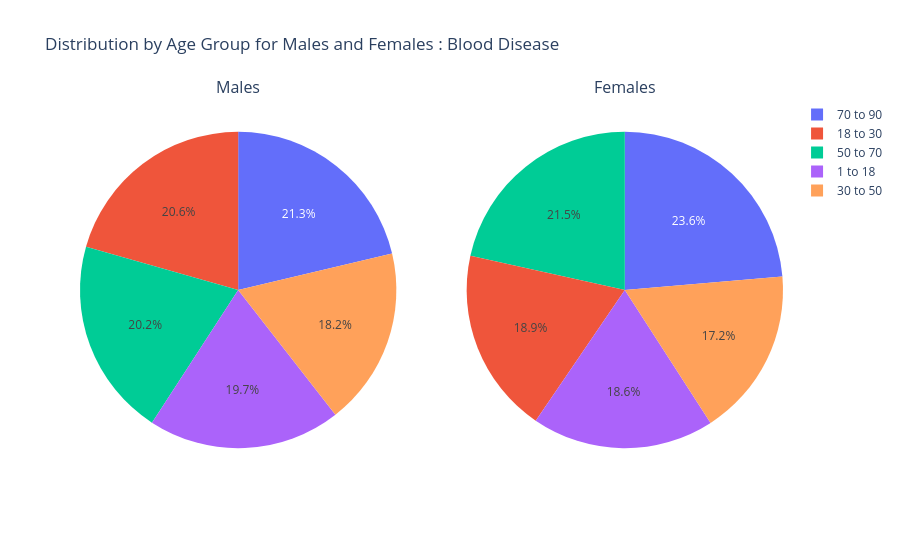

The code cell stored with this chart in its notebook:
### Markdown cell above
An increase in the precentages of lenght of stay for Males and Femals is seen for the age group 1 to 18 due to Musculoskeletal Diseases, when compared to diseases casued by infections. 14.2% insteaed of 9.32% in males, and 13.9% insteaed of 10.4% in females.

### Code cell
selected_disease = 'Blood'
df_male_filtered = df_male[df_male['Diagnosis'] == selected_disease]
df_female_filtered = df_female[df_female['Diagnosis'] == selected_disease]

age_group_counts_male = df_male_filtered[['1 to 18', '18 to 30', '30 to 50', '50 to 70', '70 to 90']].sum()
age_group_counts_female = df_female_filtered[['1 to 18', '18 to 30', '30 to 50', '50 to 70', '70 to 90']].sum()

fig = make_subplots(rows=1, cols=2, specs=[[{'type':'domain'}, {'type':'domain'}]],
                    subplot_titles=['Males', 'Females'])
fig.add_trace(go.Pie(labels=age_group_counts_male.index, values=age_group_counts_male.values, name='Male'), 
              row=1, col=1)
fig.add_trace(go.Pie(labels=age_group_counts_female.index, values=age_group_counts_female.values, name='Female'), 
              row=1, col=2)
fig.update_layout(title='Distribution by Age Group for Males and Females : Blood Disease')
fig.show()

### Figure 1 — Plotly figure (JSON) as saved in the notebook; plotly's stock layout.template omitted (floating-point values rounded to 4 significant figures)
{"data": [{"domain": {"x": [0, 0.45], "y": [0, 1]}, "labels": ["1 to 18", "18 to 30", "30 to 50", "50 to 70", "70 to 90"], "name": "Male", "type": "pie", "values": [475.3, 496.5, 437.7, 487.9, 513.7]}, {"domain": {"x": [0.55, 1], "y": [0, 1]}, "labels": ["1 to 18", "18 to 30", "30 to 50", "50 to 70", "70 to 90"], "name": "Female", "type": "pie", "values": [406.3, 412.7, 375.6, 469.3, 515.2]}], "layout": {"annotations": [{"font": {"size": 16}, "showarrow": false, "text": "Males", "x": 0.225, "xanchor": "center", "xref": "paper", "y": 1, "yanchor": "bottom", "yref": "paper"}, {"font": {"size": 16}, "showarrow": false, "text": "Females", "x": 0.775, "xanchor": "center", "xref": "paper", "y": 1, "yanchor": "bottom", "yref": "paper"}], "title": {"text": "Distribution by Age Group for Males and Females : Blood Disease"}}}
